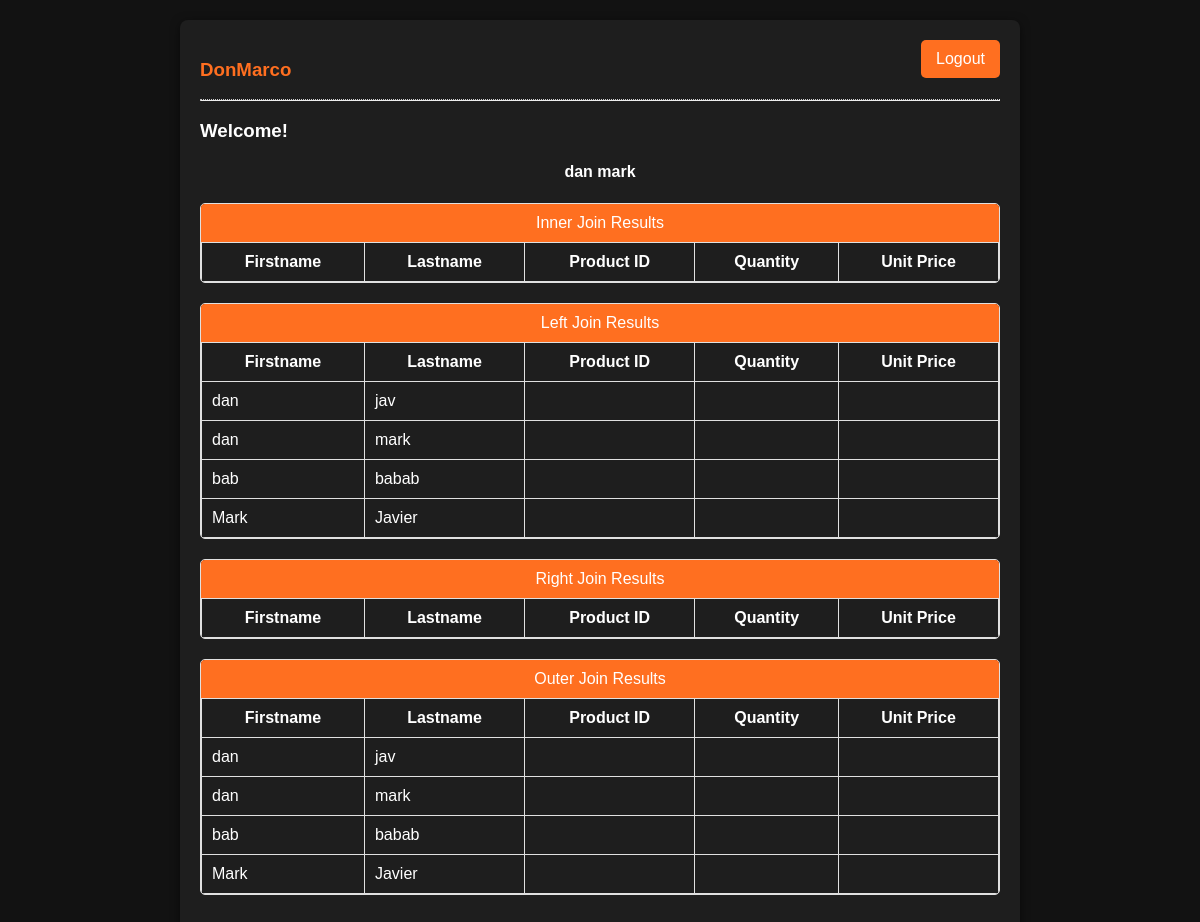
Page /login/home.php (signed in) on the earlier database version.
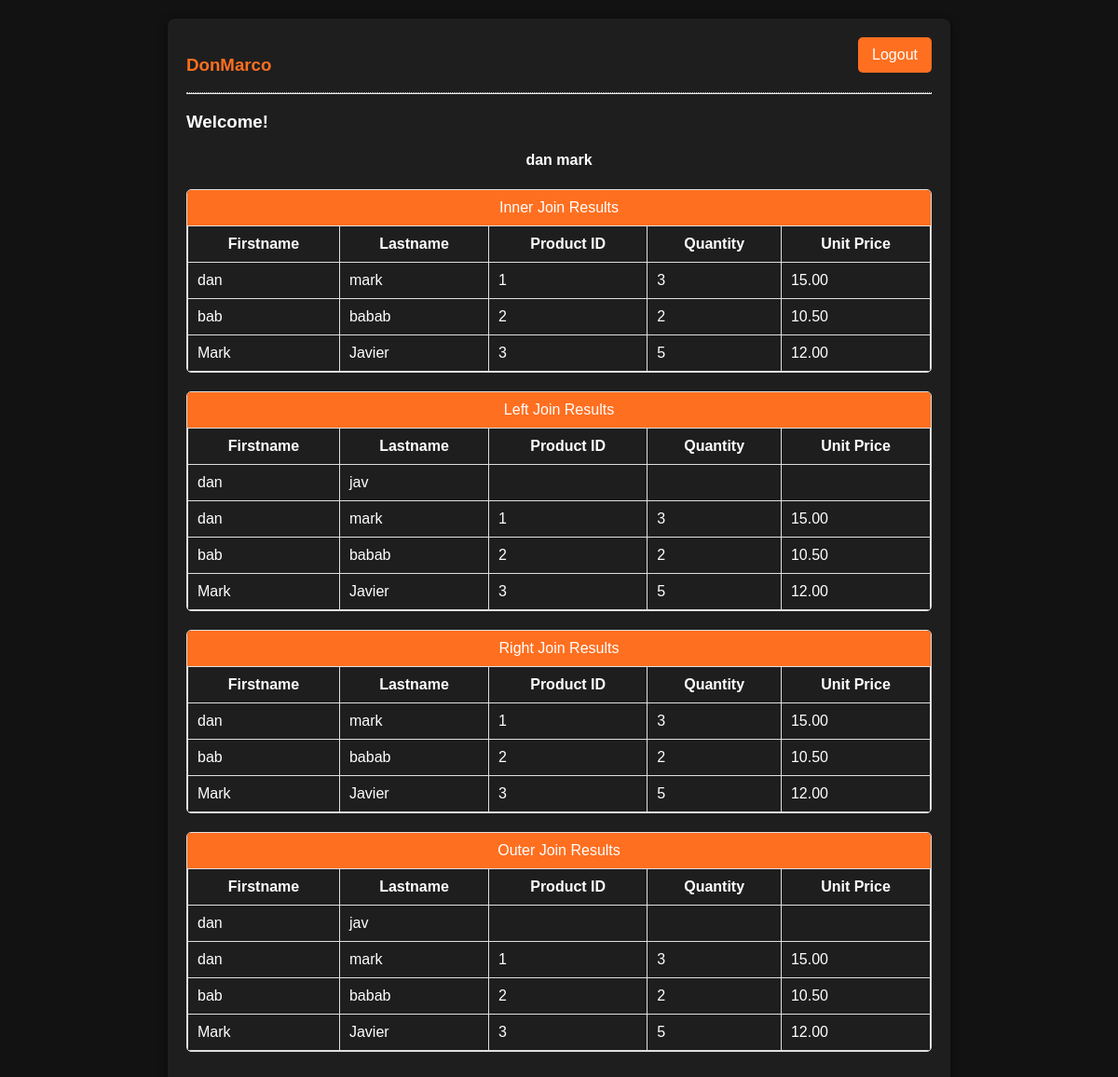
Same page on the later database version.
### tables this page shows
CREATE TABLE `employee` (
  `employee_id` int(10) NOT NULL,
  `firstname` varchar(50) NOT NULL,
  `lastname` varchar(50) NOT NULL,
  `username` varchar(30) NOT NULL,
  `password` varchar(12) NOT NULL
);

CREATE TABLE `order_details` (
  `employee_id` int(10) NOT NULL,
  `Product_id` int(10) NOT NULL,
  `Quantity` int(15) DEFAULT NULL,
  `Unit_price` decimal(10,2) DEFAULT NULL
);

CREATE TABLE `products` (
  `Product_id` int(10) NOT NULL,
  `Product_code` varchar(50) DEFAULT NULL,
  `Product_name` varchar(50) DEFAULT NULL,
  `Description` text DEFAULT NULL,
  `Standard_cost` decimal(10,2) DEFAULT NULL,
  `List_price` decimal(10,2) DEFAULT NULL,
  `Quality_per_unit` int(10) DEFAULT NULL
);

### login/home.php (the view, shortened to what this page needs)
<!DOCTYPE html>
<?php
require '../db/config.php';
$id = $_SESSION['user'];
$sql = $conn->prepare("SELECT * FROM `employee` WHERE `employee_id`='$id'");
$sql->execute();
$fetch = $sql->fetch();
$innerJoinSql = "
    SELECT
        employee.firstname,
        employee.lastname,
        products.Product_id,
        order_details.Quantity,
        order_details.Unit_price
    FROM
        order_details
    INNER JOIN
        employee ON order_details.employee_id = employee.employee_id
    INNER JOIN
        products ON order_details.Product_id = products.Product_id";
$leftJoinSql = "
    SELECT
        employee.firstname,
        employee.lastname,
        products.Product_id,
        order_details.Quantity,
        order_details.Unit_price
    FROM
        employee
    LEFT JOIN
        order_details ON employee.employee_id = order_details.employee_id
    LEFT JOIN
        products ON order_details.Product_id = products.Product_id";
$rightJoinSql = "
    SELECT
        employee.firstname,
        employee.lastname,
        products.Product_id,
        order_details.Quantity,
        order_details.Unit_price
    FROM
        order_details
    RIGHT JOIN
        employee ON order_details.employee_id = employee.employee_id
    RIGHT JOIN
        products ON order_details.Product_id = products.Product_id";
$outerJoinSql = "
    SELECT
        employee.firstname,
        employee.lastname,
        products.Product_id,
        order_details.Quantity,
        order_details.Unit_price
    FROM
        employee
    LEFT JOIN
        order_details ON employee.employee_id = order_details.employee_id
    LEFT JOIN
        products ON order_details.Product_id = products.Product_id
    UNION
    SELECT
        employee.firstname,
        employee.lastname,
        products.Product_id,
        order_details.Quantity,
        order_details.Unit_price
    FROM
        products
    RIGHT JOIN
        order_details ON products.Product_id = order_details.Product_id
    RIGHT JOIN
        employee ON order_details.employee_id = employee.employee_id";
?>
<html lang="en">
<head>
</head>
<body style="font-family: Arial, sans-serif; background-color: #121212; margin: 0; padding: 20px; color: white;">
    <div style="max-width: 800px; margin: auto; background: #1E1E1E; padding: 20px; border-radius: 8px; box-shadow: 0 2px 10px rgba(0, 0, 0, 0.5); position: relative;">
        <h3 style="color: #FF6F20;">DonMarco</h3>
        <hr style="border-top: 1px dotted #ccc;"/>
        <h3>Welcome!</h3>
        <center>
            <h4><?php echo $fetch['firstname'] . " " . $fetch['lastname'] ?></h4>
        </center>
        <a href="logout.php" style="background-color: #FF6F20; color: white; padding: 10px 15px; text-decoration: none; border-radius: 5px; position: absolute; top: 20px; right: 20px;">Logout</a>
        <div style="margin-top: 20px;">
            <div style="margin-bottom: 20px; border: 1px solid #e0e0e0; border-radius: 5px; overflow: hidden;">
                <div style="background: #FF6F20; color: white; padding: 10px; text-align: center;">Inner Join Results</div>
                <table style="width: 100%; border-collapse: collapse;">
                    <thead>
                        <tr style="background-color: #1E1E1E;">
                            <th style="padding: 10px; border: 1px solid #e0e0e0;">Firstname</th>
                            <th style="padding: 10px; border: 1px solid #e0e0e0;">Lastname</th>
                            <th style="padding: 10px; border: 1px solid #e0e0e0;">Product ID</th>
                            <th style="padding: 10px; border: 1px solid #e0e0e0;">Quantity</th>
                            <th style="padding: 10px; border: 1px solid #e0e0e0;">Unit Price</th>
                        </tr>
                    </thead>
                    <tbody>
                        <?php
                        foreach ($conn->query($innerJoinSql) as $row) {
                            echo "<tr>
                                <td style='padding: 10px; border: 1px solid #e0e0e0;'>{$row['firstname']}</td>
                                <td style='padding: 10px; border: 1px solid #e0e0e0;'>{$row['lastname']}</td>
                                <td style='padding: 10px; border: 1px solid #e0e0e0;'>{$row['Product_id']}</td>
                                <td style='padding: 10px; border: 1px solid #e0e0e0;'>{$row['Quantity']}</td>
                                <td style='padding: 10px; border: 1px solid #e0e0e0;'>{$row['Unit_price']}</td>
                            </tr>";
                        }
                        ?>
                    </tbody>
                </table>
            </div>
            <div style="margin-bottom: 20px; border: 1px solid #e0e0e0; border-radius: 5px; overflow: hidden;">
                <div style="background: #FF6F20; color: white; padding: 10px; text-align: center;">Left Join Results</div>
                <table style="width: 100%; border-collapse: collapse;">
                    <thead>
                        <tr style="background-color: #1E1E1E;">
                            <th style="padding: 10px; border: 1px solid #e0e0e0;">Firstname</th>
                            <th style="padding: 10px; border: 1px solid #e0e0e0;">Lastname</th>
                            <th style="padding: 10px; border: 1px solid #e0e0e0;">Product ID</th>
                            <th style="padding: 10px; border: 1px solid #e0e0e0;">Quantity</th>
                            <th style="padding: 10px; border: 1px solid #e0e0e0;">Unit Price</th>
                        </tr>
                    </thead>
                    <tbody>
                        <?php
                        foreach ($conn->query($leftJoinSql) as $row) {
                            echo "<tr>
                                <td style='padding: 10px; border: 1px solid #e0e0e0;'>{$row['firstname']}</td>
                                <td style='padding: 10px; border: 1px solid #e0e0e0;'>{$row['lastname']}</td>
                                <td style='padding: 10px; border: 1px solid #e0e0e0;'>{$row['Product_id']}</td>
                                <td style='padding: 10px; border: 1px solid #e0e0e0;'>{$row['Quantity']}</td>
                                <td style='padding: 10px; border: 1px solid #e0e0e0;'>{$row['Unit_price']}</td>
                            </tr>";
                        }
                        ?>
                    </tbody>
                </table>
            </div>
            <div style="margin-bottom: 20px; border: 1px solid #e0e0e0; border-radius: 5px; overflow: hidden;">
                <div style="background: #FF6F20; color: white; padding: 10px; text-align: center;">Right Join Results</div>
                <table style="width: 100%; border-collapse: collapse;">
                    <thead>
                        <tr style="background-color: #1E1E1E;">
                            <th style="padding: 10px; border: 1px solid #e0e0e0;">Firstname</th>
                            <th style="padding: 10px; border: 1px solid #e0e0e0;">Lastname</th>
                            <th style="padding: 10px; border: 1px solid #e0e0e0;">Product ID</th>
                            <th style="padding: 10px; border: 1px solid #e0e0e0;">Quantity</th>
                            <th style="padding: 10px; border: 1px solid #e0e0e0;">Unit Price</th>
                        </tr>
                    </thead>
                    <tbody>
                        <?php
                        foreach ($conn->query($rightJoinSql) as $row) {
                            echo "<tr>
                                <td style='padding: 10px; border: 1px solid #e0e0e0;'>{$row['firstname']}</td>
                                <td style='padding: 10px; border: 1px solid #e0e0e0;'>{$row['lastname']}</td>
                                <td style='padding: 10px; border: 1px solid #e0e0e0;'>{$row['Product_id']}</td>
                                <td style='padding: 10px; border: 1px solid #e0e0e0;'>{$row['Quantity']}</td>
                                <td style='padding: 10px; border: 1px solid #e0e0e0;'>{$row['Unit_price']}</td>
                            </tr>";
                        }
                        ?>
                    </tbody>
                </table>
            </div>
            <div style="margin-bottom: 20px; border: 1px solid #e0e0e0; border-radius: 5px; overflow: hidden;">
                <div style="background: #FF6F20; color: white; padding: 10px; text-align: center;">Outer Join Results</div>
                <table style="width: 100%; border-collapse: collapse;">
                    <thead>
                        <tr style="background-color: #1E1E1E;">
                            <th style="padding: 10px; border: 1px solid #e0e0e0;">Firstname</th>
                            <th style="padding: 10px; border: 1px solid #e0e0e0;">Lastname</th>
                            <th style="padding: 10px; border: 1px solid #e0e0e0;">Product ID</th>
                            <th style="padding: 10px; border: 1px solid #e0e0e0;">Quantity</th>
                            <th style="padding: 10px; border: 1px solid #e0e0e0;">Unit Price</th>
                        </tr>
                    </thead>
                    <tbody>
                        <?php
                        foreach ($conn->query($outerJoinSql) as $row) {
                            echo "<tr>
                                <td style='padding: 10px; border: 1px solid #e0e0e0;'>{$row['firstname']}</td>
                                <td style='padding: 10px; border: 1px solid #e0e0e0;'>{$row['lastname']}</td>
                                <td style='padding: 10px; border: 1px solid #e0e0e0;'>{$row['Product_id']}</td>
                                <td style='padding: 10px; border: 1px solid #e0e0e0;'>{$row['Quantity']}</td>
                                <td style='padding: 10px; border: 1px solid #e0e0e0;'>{$row['Unit_price']}</td>
                            </tr>";
                        }
                        ?>
                    </tbody>
                </table>
            </div>
        </div>
    </div>
</body>
</html>

Differences in the rows shown:
no longer on one of the page's lists (row unchanged): employee: firstname "dan", lastname "mark"
no longer on this page (row unchanged): employee: firstname "bab", lastname "babab"
no longer on this page (row unchanged): employee: firstname "Mark", lastname "Javier"
added order_details: employee.firstname "dan", employee.lastname "mark", Product.Product_id "1", Quantity "3", Unit_price "15.00"
added order_details: employee.firstname "bab", employee.lastname "babab", Product.Product_id "2", Quantity "2", Unit_price "10.50"
added order_details: employee.firstname "Mark", employee.lastname "Javier", Product.Product_id "3", Quantity "5", Unit_price "12.00"
